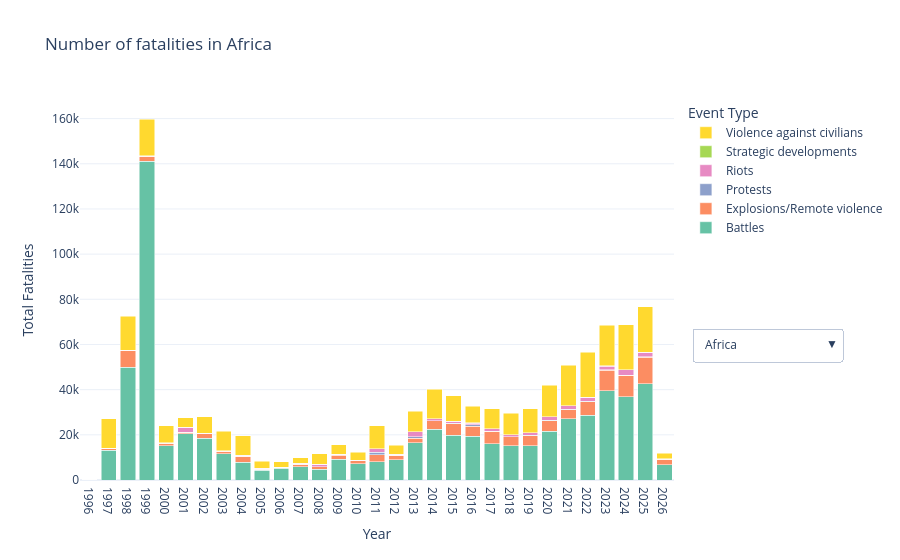

The code cell stored with this chart in its notebook:
### Code cell
fig = go.Figure()

buttons = []
trace_counter = 0
continents = list(data.keys())

total_traces = sum(len(data[c]['EVENT_TYPE'].unique()) for c in continents)

for i, continent in enumerate(continents):
    df = data[continent]
    
    processed_df = (
        df.set_index('WEEK')
        .sort_index()
        .groupby('EVENT_TYPE')
        .resample('YE')['FATALITIES']
        .sum()
        .unstack(0)
        .fillna(0)
    )
    
    num_event_types = len(processed_df.columns)
    
    sub_event_summary = (
        df.assign(YEAR=df['WEEK'].dt.year)
        .groupby(['YEAR', 'EVENT_TYPE', 'SUB_EVENT_TYPE'])['FATALITIES']
        .sum()
        .reset_index()
        .sort_values(['YEAR', 'EVENT_TYPE', 'FATALITIES'], ascending=[True, True, False])
    )

    for event_type in processed_df.columns:
        years = processed_df.index.year
        y_values = processed_df[event_type]
        
        hover_labels = []
        for year in years:
            subs = sub_event_summary[
                (sub_event_summary['YEAR'] == year) & 
                (sub_event_summary['EVENT_TYPE'] == event_type) &
                (sub_event_summary['FATALITIES'] > 0)
            ]
            
            if not subs.empty:
                sub_text = "<br>".join([f"• {row.SUB_EVENT_TYPE}: {int(row.FATALITIES)}" for row in subs.itertuples()])
                hover_labels.append(f"<b>{event_type} ({year})</b><br>{sub_text}")
            else:
                hover_labels.append(f"<b>{event_type} ({year})</b><br>No data")

        fig.add_trace(
            go.Bar(
                x=years,
                y=y_values,
                name=event_type,
                visible=(i == 0),
                hovertext=hover_labels,
                hoverinfo="text"
            )
        )
    
    visibility = [False] * total_traces
    for j in range(trace_counter, trace_counter + num_event_types):
        visibility[j] = True
        
    buttons.append(dict(
        label=continent,
        method="update",
        args=[{"visible": visibility},
              {"title": f"Number of fatalities in {continent}"}]
    ))
    
    trace_counter += num_event_types

fig.update_layout(
    template="plotly_white",
    colorway=px.colors.qualitative.Set2,
    updatemenus=[{
        "buttons": buttons,
        "direction": "down",
        "showactive": True,
        "x": 1.03,
        "y": 0.40,
        "xanchor": "left"
    }],
    barmode='stack', 
    xaxis_title="Year",
    yaxis_title="Total Fatalities",
    legend_title="Event Type",
    title=f"Number of fatalities in {continents[0]}",
    hoverlabel=dict(align="left")
)

fig.update_xaxes(type='category')

fig.show()
